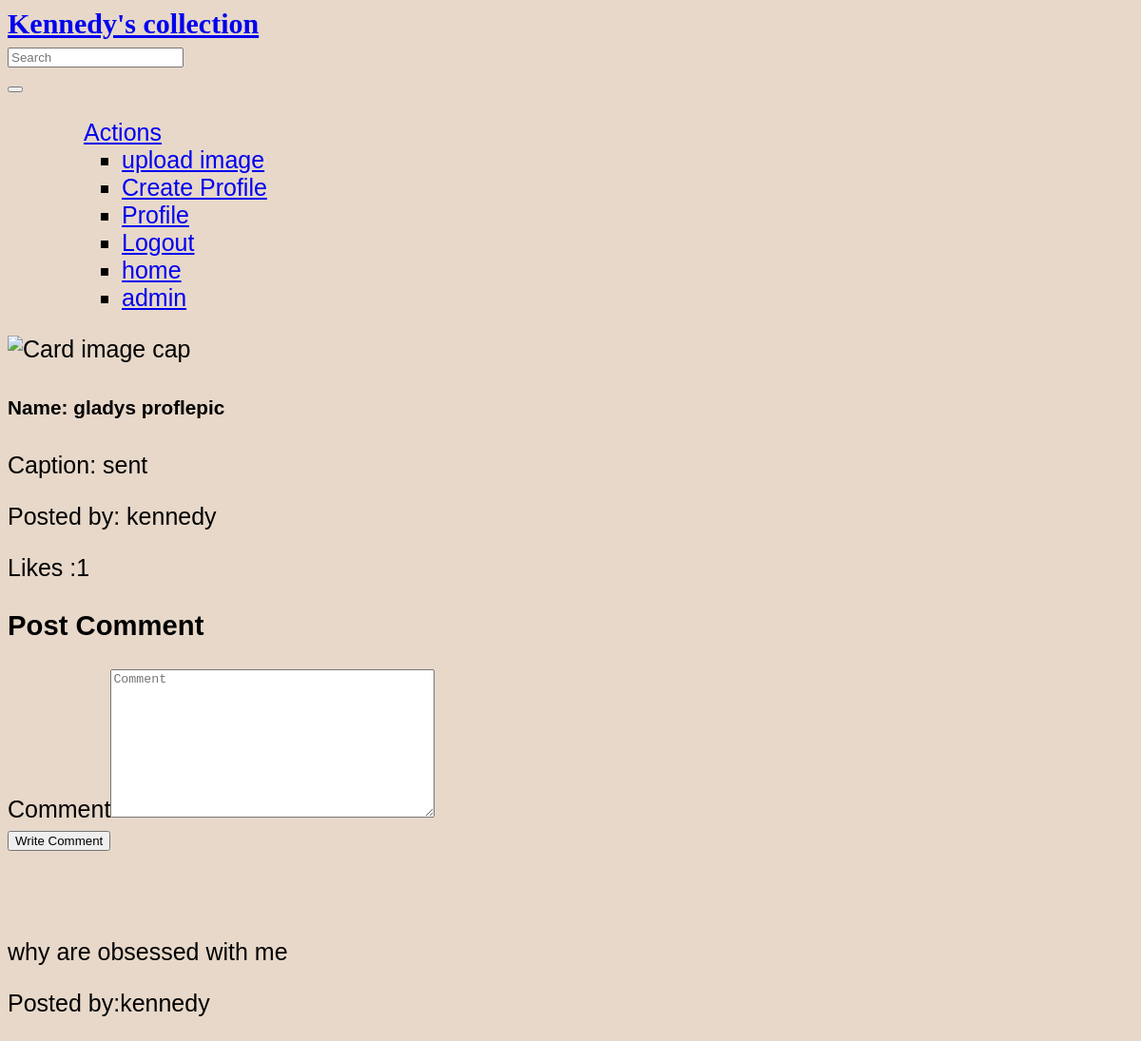
/image/4 (signed in), run on the app's committed database.
### store/models.py (models this page shows, shortened)
class Image(models.Model):
    image=models.ImageField(upload_to = 'images/')
    image = CloudinaryField('image')
    name=models.CharField(max_length = 100)
    caption=models.CharField(max_length = 100,blank=True)
    profile=models.ForeignKey(Profile,on_delete=models.CASCADE)
    @classmethod
    def get_image_by_id(cls,image_id):
        images=cls.objects.get(id=image_id)
        return images

class Profile(models.Model):
    user=models.OneToOneField(User,on_delete=models.CASCADE)
    profile_pic=models.ImageField(upload_to = 'images/')
    profile_pic = CloudinaryField('image')
    bio=models.CharField(max_length = 100)

class Comments(models.Model):
    comment= models.TextField()
    user_id = models.ForeignKey(User,on_delete=models.CASCADE,null=True)
    image_id=models.ForeignKey(Image, on_delete=models.CASCADE,null=True)

### store/views.py (the view)
# urls.py: path('image/<int:id>',views.one_image,name='single_image'),
@login_required(login_url='/accounts/login/')
def one_image(request, id):
    current_user = request.user
    image = Image.objects.get(pk=id)
    no_of_likes = image.like_set.all().count()
    comments = Comments.objects.filter(image_id=id).all()
    current_user = request.user
    image = Image.get_image_by_id(id)
    if request.method=='POST':
        form = CommentForm(request.POST)
        if form.is_valid():
            comment = form.save(commit=False)
            comment.user_id = current_user
            comment.image_id = image
            comment.save()
            comment = form.cleaned_data['comment']
    else:
        form= CommentForm()
    return render(request,'singlepost.html',{"image":image, "comments":comments, "no_of_likes":no_of_likes,"form":form})

### store/forms.py
class CommentForm(forms.ModelForm):
    class Meta:
        model = Comments
        exclude = ['image', 'user']
        fields = ('comment',)

### store/templates/singlepost.html (shortened to what this page needs)
{% extends 'base.html' %}
{% load bootstrap4 %}
{%block content%}
<div class="container">
  <div class="row">
    <div class="col-md-5">
      <div class="card " >
          <img class="card-img-top" src="{{image.image.url}}" alt="Card image cap" id="">
          <div class="card-body">
            <h5 class="card-title">Name: {{image.name}}</h5>
            <p class="card-text">Caption: {{image.caption}}</p>
            <p class="card-text">Posted by: {{image.profile.user.username}}</p>
            <p class="card-text">Likes :{{no_of_likes}}</p>
          </div>
      </div>
    </div>
    <div class="col-md-7">
      <h3>Post Comment</h3>
      <form  action="{%url 'single_image'  image.id%}" method="POST">
      {% bootstrap_form form %}
      <input type="submit" class="btn btn-primary btn-lg" value="Write Comment">
    </form>
  </div>
  </div>
        <br />
        <br />
  {%for comment in comments%}
    <div class="card ">
      <div class="card-body">
        <p class="card-text">{{comment.comment}}</p>
        <p class="card-text">Posted by:{{comment.user_id.username}}</p>
      </div>
    </div>
  {%endfor%}
</div>
{% endblock %}

### static/css/index.css (style rules this page uses)
body { background-color:peru; font-family: ''; }
body { background-color: #E7D8C9; font-family: 'Reem Kufi', sans-serif; color: black; font-size : 25px; }

### data on the page
Image: name "gladys proflepic", caption "sent", profile.user.username "kennedy"
Comments: comment "why are obsessed with me", user_id.username "kennedy"

### other printed values
{{ no_of_likes }} "1"
